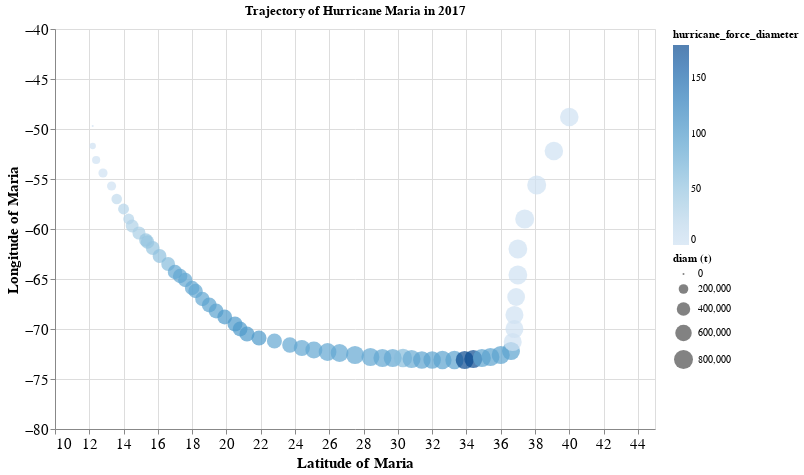

The cell this chart's notebook holds for it:
### Code cell
alt.Chart(seven).mark_circle(point=True).encode(
    alt.X('lat',
        scale=alt.Scale(domain=(10, 45)), title='Latitude of Maria'),
    alt.Y('long',
        scale=alt.Scale(domain=(-80, -40)), title='Longitude of Maria'),
    size="diam (t)",
    color = "hurricane_force_diameter"
).properties(
    title='Trajectory of Hurricane Maria in 2017',
width=600,
    height=400).configure_axis(
    labelFontSize=15,
    titleFontSize=15
)

### Figure 1 — Vega-Lite specification as saved in the notebook (floating-point values rounded to 4 significant figures)
{"config": {"view": {"continuousWidth": 400, "continuousHeight": 300}, "axis": {"labelFontSize": 15, "titleFontSize": 15}}, "data": {"name": "data-f3891d8638c820d7829ff16ee2b06293"}, "mark": {"type": "circle", "point": true}, "encoding": {"color": {"field": "hurricane_force_diameter", "type": "quantitative"}, "size": {"field": "diam (t)", "type": "quantitative"}, "x": {"field": "lat", "scale": {"domain": [10, 45]}, "title": "Latitude of Maria", "type": "quantitative"}, "y": {"field": "long", "scale": {"domain": [-80, -40]}, "title": "Longitude of Maria", "type": "quantitative"}}, "height": 400, "title": "Trajectory of Hurricane Maria in 2017", "width": 600, "$schema": "https://vega.github.io/schema/vega-lite/v4.17.0.json", "datasets": {"data-f3891d8638c820d7829ff16ee2b06293": [{"Unnamed: 0": 10570, "name": "Maria", "year": 2017, "month": 9, "day": 16, "hour": 12, "lat": 12.2, "long": -49.7, "status": "tropical depression", "category": -1, "wind": 30, "pressure": 1006, "tropicalstorm_force_diameter": 0.0, "hurricane_force_diameter": 0.0, "diam (t)": 0.0, "diam (h)": 0.0}, {"Unnamed: 0": 10571, "name": "Maria", "year": 2017, "month": 9, "day": 16, "hour": 18, "lat": 12.2, "long": -51.7, "status": "tropical storm", "category": 0, "wind": 40, "pressure": 1004, "tropicalstorm_force_diameter": 40.0, "hurricane_force_diameter": 0.0, "diam (t)": 80000.0, "diam (h)": 0.0}, {"Unnamed: 0": 10572, "name": "Maria", "year": 2017, "month": 9, "day": 17, "hour": 0, "lat": 12.4, "long": -53.1, "status": "tropical storm", "category": 0, "wind": 45, "pressure": 1002, "tropicalstorm_force_diameter": 70.0, "hurricane_force_diameter": 0.0, "diam (t)": 140000.0, "diam (h)": 0.0}, {"Unnamed: 0": 10573, "name": "Maria", "year": 2017, "month": 9, "day": 17, "hour": 6, "lat": 12.8, "long": -54.4, "status": "tropical storm", "category": 0, "wind": 55, "pressure": 994, "tropicalstorm_force_diameter": 90.0, "hurricane_force_diameter": 0.0, "diam (t)": 180000.0, "diam (h)": 0.0}, {"Unnamed: 0": 10574, "name": "Maria", "year": 2017, "month": 9, "day": 17, "hour": 12, "lat": 13.3, "long": -55.7, "status": "tropical storm", "category": 0, "wind": 60, "pressure": 990, "tropicalstorm_force_diameter": 90.0, "hurricane_force_diameter": 0.0, "diam (t)": 180000.0, "diam (h)": 0.0}, {"Unnamed: 0": 10575, "name": "Maria", "year": 2017, "month": 9, "day": 17, "hour": 18, "lat": 13.6, "long": -57.0, "status": "hurricane", "category": 1, "wind": 65, "pressure": 986, "tropicalstorm_force_diameter": 120.0, "hurricane_force_diameter": 15.0, "diam (t)": 240000.0, "diam (h)": 30000.0}, {"Unnamed: 0": 10576, "name": "Maria", "year": 2017, "month": 9, "day": 18, "hour": 0, "lat": 14.0, "long": -58.0, "status": "hurricane", "category": 1, "wind": 75, "pressure": 979, "tropicalstorm_force_diameter": 130.0, "hurricane_force_diameter": 25.0, "diam (t)": 260000.0, "diam (h)": 50000.0}, {"Unnamed: 0": 10577, "name": "Maria", "year": 2017, "month": 9, "day": 18, "hour": 6, "lat": 14.3, "long": -59.0, "status": "hurricane", "category": 1, "wind": 80, "pressure": 977, "tropicalstorm_force_diameter": 130.0, "hurricane_force_diameter": 25.0, "diam (t)": 260000.0, "diam (h)": 50000.0}, {"Unnamed: 0": 10578, "name": "Maria", "year": 2017, "month": 9, "day": 18, "hour": 12, "lat": 14.5, "long": -59.7, "status": "hurricane", "category": 3, "wind": 100, "pressure": 967, "tropicalstorm_force_diameter": 180.0, "hurricane_force_diameter": 30.0, "diam (t)": 360000.0, "diam (h)": 60000.0}, {"Unnamed: 0": 10579, "name": "Maria", "year": 2017, "month": 9, "day": 18, "hour": 18, "lat": 14.9, "long": -60.4, "status": "hurricane", "category": 3, "wind": 110, "pressure": 956, "tropicalstorm_force_diameter": 190.0, "hurricane_force_diameter": 35.0, "diam (t)": 380000.0, "diam (h)": 70000.0}, {"Unnamed: 0": 10580, "name": "Maria", "year": 2017, "month": 9, "day": 19, "hour": 0, "lat": 15.3, "long": -61.1, "status": "hurricane", "category": 5, "wind": 145, "pressure": 924, "tropicalstorm_force_diameter": 200.0, "hurricane_force_diameter": 50.0, "diam (t)": 400000.0, "diam (h)": 100000.0}, {"Unnamed: 0": 10581, "name": "Maria", "year": 2017, "month": 9, "day": 19, "hour": 1, "lat": 15.4, "long": -61.3, "status": "hurricane", "category": 5, "wind": 145, "pressure": 922, "tropicalstorm_force_diameter": 200.0, "hurricane_force_diameter": 50.0, "diam (t)": 400000.0, "diam (h)": 100000.0}, {"Unnamed: 0": 10582, "name": "Maria", "year": 2017, "month": 9, "day": 19, "hour": 6, "lat": 15.7, "long": -61.9, "status": "hurricane", "category": 4, "wind": 135, "pressure": 940, "tropicalstorm_force_diameter": 210.0, "hurricane_force_diameter": 50.0, "diam (t)": 420000.0, "diam (h)": 100000.0}, {"Unnamed: 0": 10583, "name": "Maria", "year": 2017, "month": 9, "day": 19, "hour": 12, "lat": 16.1, "long": -62.7, "status": "hurricane", "category": 5, "wind": 140, "pressure": 931, "tropicalstorm_force_diameter": 210.0, "hurricane_force_diameter": 55.0, "diam (t)": 420000.0, "diam (h)": 110000.0}, {"Unnamed: 0": 10584, "name": "Maria", "year": 2017, "month": 9, "day": 19, "hour": 18, "lat": 16.6, "long": -63.5, "status": "hurricane", "category": 5, "wind": 145, "pressure": 920, "tropicalstorm_force_diameter": 210.0, "hurricane_force_diameter": 60.0, "diam (t)": 420000.0, "diam (h)": 120000.0}, {"Unnamed: 0": 10585, "name": "Maria", "year": 2017, "month": 9, "day": 20, "hour": 0, "lat": 17.0, "long": -64.3, "status": "hurricane", "category": 5, "wind": 150, "pressure": 909, "tropicalstorm_force_diameter": 230.0, "hurricane_force_diameter": 85.0, "diam (t)": 460000.0, "diam (h)": 170000.0}, {"Unnamed: 0": 10586, "name": "Maria", "year": 2017, "month": 9, "day": 20, "hour": 3, "lat": 17.3, "long": -64.7, "status": "hurricane", "category": 5, "wind": 150, "pressure": 908, "tropicalstorm_force_diameter": 230.0, "hurricane_force_diameter": 85.0, "diam (t)": 460000.0, "diam (h)": 170000.0}, {"Unnamed: 0": 10587, "name": "Maria", "year": 2017, "month": 9, "day": 20, "hour": 6, "lat": 17.6, "long": -65.1, "status": "hurricane", "category": 5, "wind": 140, "pressure": 913, "tropicalstorm_force_diameter": 230.0, "hurricane_force_diameter": 85.0, "diam (t)": 460000.0, "diam (h)": 170000.0}, {"Unnamed: 0": 10588, "name": "Maria", "year": 2017, "month": 9, "day": 20, "hour": 10, "lat": 18.0, "long": -65.9, "status": "hurricane", "category": 4, "wind": 135, "pressure": 920, "tropicalstorm_force_diameter": 230.0, "hurricane_force_diameter": 85.0, "diam (t)": 460000.0, "diam (h)": 170000.0}, {"Unnamed: 0": 10589, "name": "Maria", "year": 2017, "month": 9, "day": 20, "hour": 12, "lat": 18.2, "long": -66.2, "status": "hurricane", "category": 4, "wind": 115, "pressure": 935, "tropicalstorm_force_diameter": 230.0, "hurricane_force_diameter": 85.0, "diam (t)": 460000.0, "diam (h)": 170000.0}, {"Unnamed: 0": 10590, "name": "Maria", "year": 2017, "month": 9, "day": 20, "hour": 18, "lat": 18.6, "long": -67.0, "status": "hurricane", "category": 2, "wind": 95, "pressure": 959, "tropicalstorm_force_diameter": 230.0, "hurricane_force_diameter": 85.0, "diam (t)": 460000.0, "diam (h)": 170000.0}, {"Unnamed: 0": 10591, "name": "Maria", "year": 2017, "month": 9, "day": 21, "hour": 0, "lat": 19.0, "long": -67.6, "status": "hurricane", "category": 2, "wind": 95, "pressure": 958, "tropicalstorm_force_diameter": 240.0, "hurricane_force_diameter": 90.0, "diam (t)": 480000.0, "diam (h)": 180000.0}, {"Unnamed: 0": 10592, "name": "Maria", "year": 2017, "month": 9, "day": 21, "hour": 6, "lat": 19.4, "long": -68.2, "status": "hurricane", "category": 3, "wind": 100, "pressure": 959, "tropicalstorm_force_diameter": 240.0, "hurricane_force_diameter": 90.0, "diam (t)": 480000.0, "diam (h)": 180000.0}, {"Unnamed: 0": 10593, "name": "Maria", "year": 2017, "month": 9, "day": 21, "hour": 12, "lat": 19.9, "long": -68.8, "status": "hurricane", "category": 3, "wind": 100, "pressure": 959, "tropicalstorm_force_diameter": 240.0, "hurricane_force_diameter": 100.0, "diam (t)": 480000.0, "diam (h)": 200000.0}, {"Unnamed: 0": 10594, "name": "Maria", "year": 2017, "month": 9, "day": 21, "hour": 18, "lat": 20.5, "long": -69.5, "status": "hurricane", "category": 3, "wind": 105, "pressure": 960, "tropicalstorm_force_diameter": 250.0, "hurricane_force_diameter": 100.0, "diam (t)": 500000.0, "diam (h)": 200000.0}, {"Unnamed: 0": 10595, "name": "Maria", "year": 2017, "month": 9, "day": 22, "hour": 0, "lat": 20.8, "long": -70.0, "status": "hurricane", "category": 3, "wind": 110, "pressure": 953, "tropicalstorm_force_diameter": 240.0, "hurricane_force_diameter": 100.0, "diam (t)": 480000.0, "diam (h)": 200000.0}, {"Unnamed: 0": 10596, "name": "Maria", "year": 2017, "month": 9, "day": 22, "hour": 6, "lat": 21.2, "long": -70.5, "status": "hurricane", "category": 3, "wind": 110, "pressure": 959, "tropicalstorm_force_diameter": 250.0, "hurricane_force_diameter": 100.0, "diam (t)": 500000.0, "diam (h)": 200000.0}, {"Unnamed: 0": 10597, "name": "Maria", "year": 2017, "month": 9, "day": 22, "hour": 12, "lat": 21.9, "long": -70.9, "status": "hurricane", "category": 3, "wind": 110, "pressure": 958, "tropicalstorm_force_diameter": 250.0, "hurricane_force_diameter": 100.0, "diam (t)": 500000.0, "diam (h)": 200000.0}, {"Unnamed: 0": 10598, "name": "Maria", "year": 2017, "month": 9, "day": 22, "hour": 18, "lat": 22.8, "long": -71.2, "status": "hurricane", "category": 3, "wind": 110, "pressure": 959, "tropicalstorm_force_diameter": 250.0, "hurricane_force_diameter": 85.0, "diam (t)": 500000.0, "diam (h)": 170000.0}, {"Unnamed: 0": 10599, "name": "Maria", "year": 2017, "month": 9, "day": 23, "hour": 0, "lat": 23.7, "long": -71.6, "status": "hurricane", "category": 3, "wind": 105, "pressure": 953, "tropicalstorm_force_diameter": 260.0, "hurricane_force_diameter": 85.0, "diam (t)": 520000.0, "diam (h)": 170000.0}, {"Unnamed: 0": 10600, "name": "Maria", "year": 2017, "month": 9, "day": 23, "hour": 6, "lat": 24.4, "long": -71.9, "status": "hurricane", "category": 3, "wind": 100, "pressure": 952, "tropicalstorm_force_diameter": 290.0, "hurricane_force_diameter": 85.0, "diam (t)": 580000.0, "diam (h)": 170000.0}, {"Unnamed: 0": 10601, "name": "Maria", "year": 2017, "month": 9, "day": 23, "hour": 12, "lat": 25.1, "long": -72.1, "status": "hurricane", "category": 3, "wind": 100, "pressure": 952, "tropicalstorm_force_diameter": 320.0, "hurricane_force_diameter": 85.0, "diam (t)": 640000.0, "diam (h)": 170000.0}, {"Unnamed: 0": 10602, "name": "Maria", "year": 2017, "month": 9, "day": 23, "hour": 18, "lat": 25.9, "long": -72.3, "status": "hurricane", "category": 3, "wind": 100, "pressure": 952, "tropicalstorm_force_diameter": 350.0, "hurricane_force_diameter": 85.0, "diam (t)": 700000.0, "diam (h)": 170000.0}, {"Unnamed: 0": 10603, "name": "Maria", "year": 2017, "month": 9, "day": 24, "hour": 0, "lat": 26.6, "long": -72.4, "status": "hurricane", "category": 3, "wind": 100, "pressure": 945, "tropicalstorm_force_diameter": 350.0, "hurricane_force_diameter": 85.0, "diam (t)": 700000.0, "diam (h)": 170000.0}, {"Unnamed: 0": 10604, "name": "Maria", "year": 2017, "month": 9, "day": 24, "hour": 6, "lat": 27.5, "long": -72.6, "status": "hurricane", "category": 2, "wind": 95, "pressure": 942, "tropicalstorm_force_diameter": 360.0, "hurricane_force_diameter": 85.0, "diam (t)": 720000.0, "diam (h)": 170000.0}, {"Unnamed: 0": 10605, "name": "Maria", "year": 2017, "month": 9, "day": 24, "hour": 12, "lat": 28.4, "long": -72.8, "status": "hurricane", "category": 2, "wind": 95, "pressure": 947, "tropicalstorm_force_diameter": 360.0, "hurricane_force_diameter": 85.0, "diam (t)": 720000.0, "diam (h)": 170000.0}, {"Unnamed: 0": 10606, "name": "Maria", "year": 2017, "month": 9, "day": 24, "hour": 18, "lat": 29.1, "long": -72.9, "status": "hurricane", "category": 2, "wind": 90, "pressure": 943, "tropicalstorm_force_diameter": 360.0, "hurricane_force_diameter": 85.0, "diam (t)": 720000.0, "diam (h)": 170000.0}, {"Unnamed: 0": 10607, "name": "Maria", "year": 2017, "month": 9, "day": 25, "hour": 0, "lat": 29.7, "long": -72.9, "status": "hurricane", "category": 2, "wind": 85, "pressure": 947, "tropicalstorm_force_diameter": 360.0, "hurricane_force_diameter": 85.0, "diam (t)": 720000.0, "diam (h)": 170000.0}, {"Unnamed: 0": 10608, "name": "Maria", "year": 2017, "month": 9, "day": 25, "hour": 6, "lat": 30.3, "long": -72.9, "status": "hurricane", "category": 1, "wind": 75, "pressure": 954, "tropicalstorm_force_diameter": 370.0, "hurricane_force_diameter": 60.0, "diam (t)": 740000.0, "diam (h)": 120000.0}, {"Unnamed: 0": 10609, "name": "Maria", "year": 2017, "month": 9, "day": 25, "hour": 12, "lat": 30.8, "long": -73.0, "status": "hurricane", "category": 1, "wind": 70, "pressure": 961, "tropicalstorm_force_diameter": 360.0, "hurricane_force_diameter": 80.0, "diam (t)": 720000.0, "diam (h)": 160000.0}, {"Unnamed: 0": 10610, "name": "Maria", "year": 2017, "month": 9, "day": 25, "hour": 18, "lat": 31.4, "long": -73.1, "status": "hurricane", "category": 1, "wind": 70, "pressure": 966, "tropicalstorm_force_diameter": 340.0, "hurricane_force_diameter": 90.0, "diam (t)": 680000.0, "diam (h)": 180000.0}, {"Unnamed: 0": 10611, "name": "Maria", "year": 2017, "month": 9, "day": 26, "hour": 0, "lat": 32.0, "long": -73.1, "status": "hurricane", "category": 1, "wind": 70, "pressure": 966, "tropicalstorm_force_diameter": 340.0, "hurricane_force_diameter": 90.0, "diam (t)": 680000.0, "diam (h)": 180000.0}, {"Unnamed: 0": 10612, "name": "Maria", "year": 2017, "month": 9, "day": 26, "hour": 6, "lat": 32.6, "long": -73.1, "status": "hurricane", "category": 1, "wind": 65, "pressure": 970, "tropicalstorm_force_diameter": 370.0, "hurricane_force_diameter": 90.0, "diam (t)": 740000.0, "diam (h)": 180000.0}, {"Unnamed: 0": 10613, "name": "Maria", "year": 2017, "month": 9, "day": 26, "hour": 12, "lat": 33.3, "long": -73.1, "status": "hurricane", "category": 1, "wind": 65, "pressure": 970, "tropicalstorm_force_diameter": 370.0, "hurricane_force_diameter": 90.0, "diam (t)": 740000.0, "diam (h)": 180000.0}, {"Unnamed: 0": 10614, "name": "Maria", "year": 2017, "month": 9, "day": 26, "hour": 18, "lat": 33.9, "long": -73.1, "status": "hurricane", "category": 1, "wind": 65, "pressure": 975, "tropicalstorm_force_diameter": 360.0, "hurricane_force_diameter": 180.0, "diam (t)": 720000.0, "diam (h)": 360000.0}, {"Unnamed: 0": 10615, "name": "Maria", "year": 2017, "month": 9, "day": 27, "hour": 0, "lat": 34.4, "long": -73.0, "status": "hurricane", "category": 1, "wind": 65, "pressure": 975, "tropicalstorm_force_diameter": 360.0, "hurricane_force_diameter": 180.0, "diam (t)": 720000.0, "diam (h)": 360000.0}, {"Unnamed: 0": 10616, "name": "Maria", "year": 2017, "month": 9, "day": 27, "hour": 6, "lat": 34.9, "long": -72.9, "status": "hurricane", "category": 1, "wind": 65, "pressure": 976, "tropicalstorm_force_diameter": 360.0, "hurricane_force_diameter": 90.0, "diam (t)": 720000.0, "diam (h)": 180000.0}, {"Unnamed: 0": 10617, "name": "Maria", "year": 2017, "month": 9, "day": 27, "hour": 12, "lat": 35.4, "long": -72.8, "status": "hurricane", "category": 1, "wind": 65, "pressure": 977, "tropicalstorm_force_diameter": 360.0, "hurricane_force_diameter": 90.0, "diam (t)": 720000.0, "diam (h)": 180000.0}, {"Unnamed: 0": 10618, "name": "Maria", "year": 2017, "month": 9, "day": 27, "hour": 18, "lat": 36.0, "long": -72.6, "status": "hurricane", "category": 1, "wind": 65, "pressure": 979, "tropicalstorm_force_diameter": 360.0, "hurricane_force_diameter": 90.0, "diam (t)": 720000.0, "diam (h)": 180000.0}, {"Unnamed: 0": 10619, "name": "Maria", "year": 2017, "month": 9, "day": 28, "hour": 0, "lat": 36.6, "long": -72.2, "status": "hurricane", "category": 1, "wind": 65, "pressure": 979, "tropicalstorm_force_diameter": 360.0, "hurricane_force_diameter": 90.0, "diam (t)": 720000.0, "diam (h)": 180000.0}, {"Unnamed: 0": 10620, "name": "Maria", "year": 2017, "month": 9, "day": 28, "hour": 6, "lat": 36.7, "long": -71.3, "status": "tropical storm", "category": 0, "wind": 60, "pressure": 982, "tropicalstorm_force_diameter": 360.0, "hurricane_force_diameter": 0.0, "diam (t)": 720000.0, "diam (h)": 0.0}, {"Unnamed: 0": 10621, "name": "Maria", "year": 2017, "month": 9, "day": 28, "hour": 12, "lat": 36.8, "long": -70.0, "status": "tropical storm", "category": 0, "wind": 60, "pressure": 982, "tropicalstorm_force_diameter": 360.0, "hurricane_force_diameter": 0.0, "diam (t)": 720000.0, "diam (h)": 0.0}, {"Unnamed: 0": 10622, "name": "Maria", "year": 2017, "month": 9, "day": 28, "hour": 18, "lat": 36.8, "long": -68.6, "status": "tropical storm", "category": 0, "wind": 55, "pressure": 985, "tropicalstorm_force_diameter": 360.0, "hurricane_force_diameter": 0.0, "diam (t)": 720000.0, "diam (h)": 0.0}, {"Unnamed: 0": 10623, "name": "Maria", "year": 2017, "month": 9, "day": 29, "hour": 0, "lat": 36.9, "long": -66.8, "status": "tropical storm", "category": 0, "wind": 55, "pressure": 985, "tropicalstorm_force_diameter": 350.0, "hurricane_force_diameter": 0.0, "diam (t)": 700000.0, "diam (h)": 0.0}, {"Unnamed: 0": 10624, "name": "Maria", "year": 2017, "month": 9, "day": 29, "hour": 6, "lat": 37.0, "long": -64.6, "status": "tropical storm", "category": 0, "wind": 50, "pressure": 987, "tropicalstorm_force_diameter": 390.0, "hurricane_force_diameter": 0.0, "diam (t)": 780000.0, "diam (h)": 0.0}, {"Unnamed: 0": 10625, "name": "Maria", "year": 2017, "month": 9, "day": 29, "hour": 12, "lat": 37.0, "long": -62.0, "status": "tropical storm", "category": 0, "wind": 50, "pressure": 988, "tropicalstorm_force_diameter": 390.0, "hurricane_force_diameter": 0.0, "diam (t)": 780000.0, "diam (h)": 0.0}, {"Unnamed: 0": 10626, "name": "Maria", "year": 2017, "month": 9, "day": 29, "hour": 18, "lat": 37.4, "long": -59.0, "status": "tropical storm", "category": 0, "wind": 50, "pressure": 988, "tropicalstorm_force_diameter": 400.0, "hurricane_force_diameter": 0.0, "diam (t)": 800000.0, "diam (h)": 0.0}, {"Unnamed: 0": 10627, "name": "Maria", "year": 2017, "month": 9, "day": 30, "hour": 0, "lat": 38.1, "long": -55.6, "status": "tropical storm", "category": 0, "wind": 50, "pressure": 988, "tropicalstorm_force_diameter": 400.0, "hurricane_force_diameter": 0.0, "diam (t)": 800000.0, "diam (h)": 0.0}, {"Unnamed: 0": 10628, "name": "Maria", "year": 2017, "month": 9, "day": 30, "hour": 6, "lat": 39.1, "long": -52.2, "status": "tropical storm", "category": 0, "wind": 50, "pressure": 988, "tropicalstorm_force_diameter": 380.0, "hurricane_force_diameter": 0.0, "diam (t)": 760000.0, "diam (h)": 0.0}, {"Unnamed: 0": 10629, "name": "Maria", "year": 2017, "month": 9, "day": 30, "hour": 12, "lat": 40.0, "long": -48.8, "status": "tropical storm", "category": 0, "wind": 50, "pressure": 988, "tropicalstorm_force_diameter": 380.0, "hurricane_force_diameter": 0.0, "diam (t)": 760000.0, "diam (h)": 0.0}]}}
